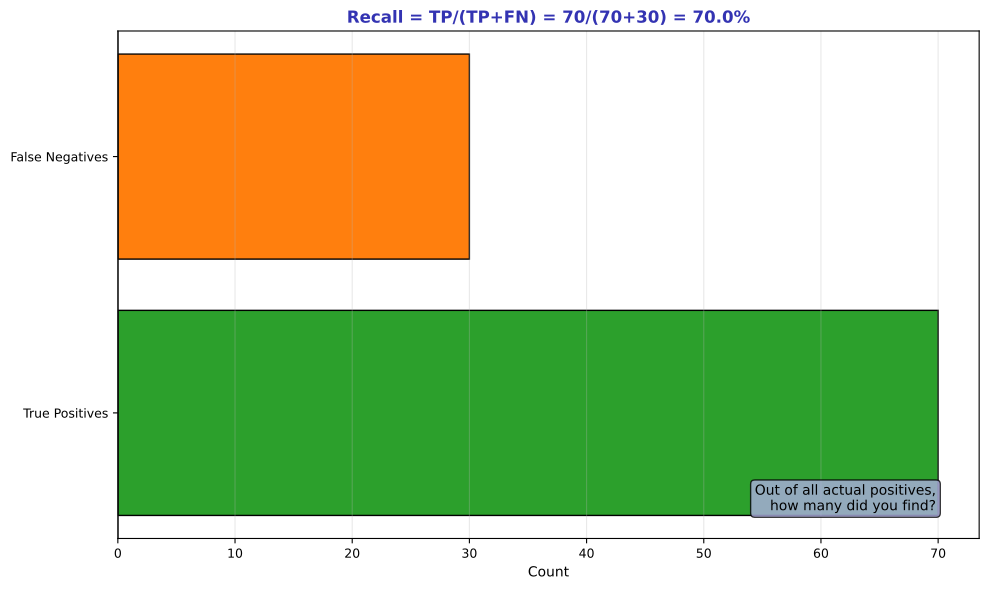

Python code for this plot:
"""Recall - Coverage of Actual Positives"""
import matplotlib.pyplot as plt
import numpy as np
from pathlib import Path

plt.rcParams.update({
    'font.size': 10, 'axes.labelsize': 10, 'axes.titlesize': 11,
    'xtick.labelsize': 9, 'ytick.labelsize': 9, 'legend.fontsize': 9,
    'figure.figsize': (10, 6), 'figure.dpi': 150
})

MLPURPLE = '#3333B2'
MLLAVENDER = '#ADADE0'
MLBLUE = '#0066CC'
MLORANGE = '#FF7F0E'
MLGREEN = '#2CA02C'
MLRED = '#D62728'

np.random.seed(42)

fig, ax = plt.subplots(figsize=(10, 6))


# Visual: out of actual positives, how many did we find?
tp, fn = 70, 30
recall = tp / (tp + fn)

ax.barh(['True Positives', 'False Negatives'], [tp, fn], color=[MLGREEN, MLORANGE], edgecolor='black')
ax.axvline(0, color='black', linewidth=1)

ax.set_title(f'Recall = TP/(TP+FN) = {tp}/({tp}+{fn}) = {recall:.1%}',
             fontsize=12, fontweight='bold', color=MLPURPLE)
ax.set_xlabel('Count', fontsize=10)
ax.grid(alpha=0.3, axis='x')

ax.text(0.95, 0.05, 'Out of all actual positives,\nhow many did you find?',
        transform=ax.transAxes, fontsize=10, ha='right', va='bottom',
        bbox=dict(boxstyle='round', facecolor=MLLAVENDER, alpha=0.8))


plt.tight_layout()
plt.savefig(Path(__file__).parent / 'chart.pdf', dpi=300, bbox_inches='tight')
plt.close()
